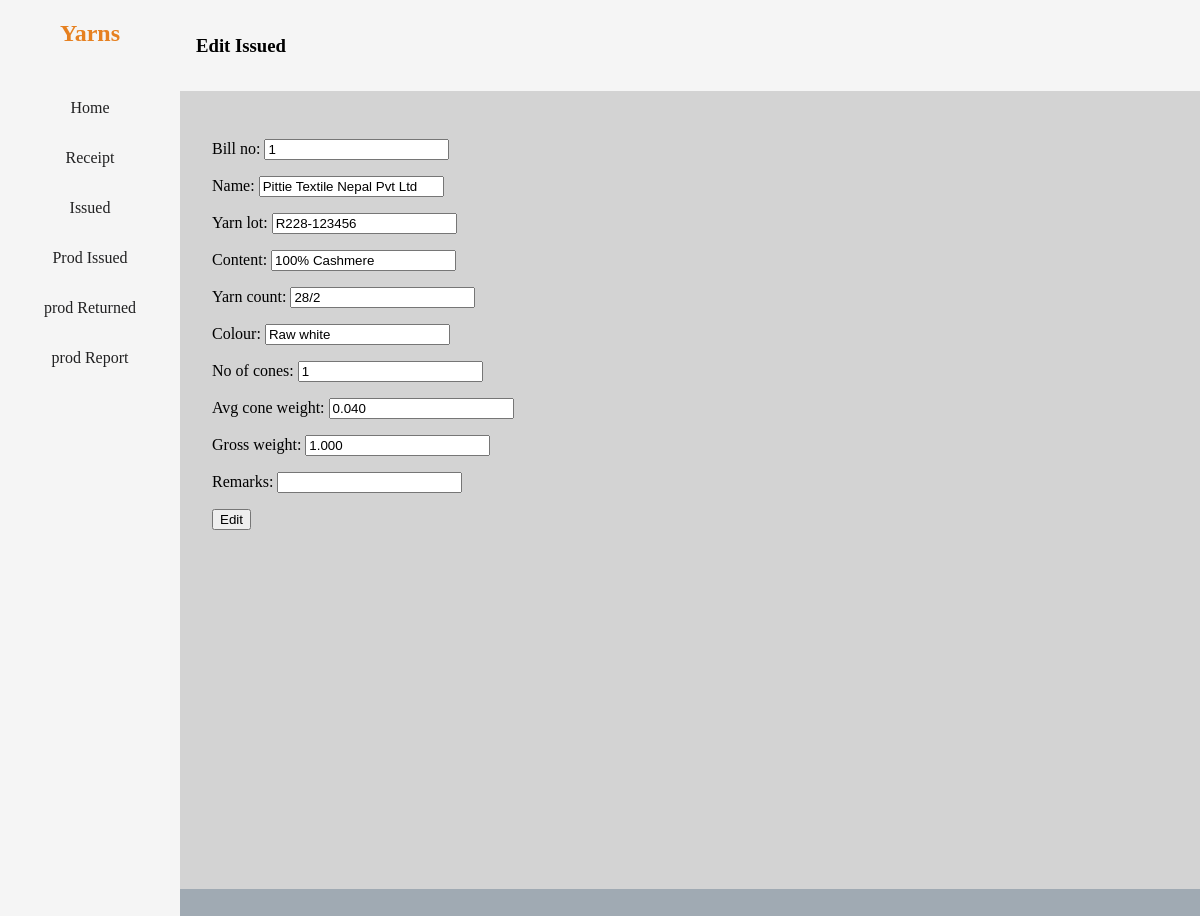
The app's page /issued_edit/1/ with its own data.
### stock/models.py (models this page shows, shortened)
class CommonInfo(models.Model):
    date = models.DateField(auto_now_add=True)
    bill_no = models.CharField(max_length=50)
    name = models.CharField(max_length=50)
    yarn_lot = models.CharField(max_length=50)
    content = models.CharField(max_length=50)
    yarn_count = models.CharField(max_length=50)
    colour = models.CharField(max_length=50, null=True)
    no_of_cones = models.PositiveIntegerField()
    avg_cone_weight = models.DecimalField(max_digits=10, decimal_places=3)
    gross_weight = models.DecimalField(max_digits=10, decimal_places=3)
    net_weight = models.DecimalField(max_digits=6, decimal_places=3, editable=False, null=True)
    remarks = models.CharField(max_length=50, null=True, default="", blank=True)
    class Meta:
        abstract = True

class Issued(CommonInfo, models.Model):
     def __str__(self):
        return f'{self.name}-{self.yarn_count}-{self.content}'

### stock/views.py (the view)
# urls.py: path('issued_edit/<int:pk>/', views.issued_edit, name='issued_edit'),
def issued_edit(request, pk):
    issued = get_object_or_404(Issued, pk=pk)
    if request.method == 'POST':
        form = Issued_Form(request.POST, instance=issued)
        if form.is_valid():
            form.save()
            return redirect('issued')
    else:
        form = Issued_Form(instance=issued)
    return render(request, 'edit_page/issued_edit.html', {'issued':issued, 'form':form})

### stock/forms.py
class Issued_Form(ModelForm):
    class Meta:
        model = Issued
        fields = '__all__'

### stock/templates/edit_page/issued_edit.html (shortened to what this page needs)
{% extends 'base.html' %}
<h3>{% block heading %}Edit Issued{% endblock %}</h3>
{% block table %}
    <div style="padding: 2rem; height:100%;">
        <form method="post">
            {{form.as_p}}
            <button type="Submit">Edit</button>
        </form>
    </div>
{% endblock %}

### templates/base.html (style rules this page uses)
body { padding: 0; margin: 0; display: flex; flex-direction: row; background-color: rgb(160, 170, 179); }

### records on screen
Issued: bill_no "1", name "Pittie Textile Nepal Pvt Ltd", yarn_lot "R228-123456", content "100% Cashmere", yarn_count "28/2", colour "Raw white", no_of_cones "1", avg_cone_weight "0.040", gross_weight "1.000"
